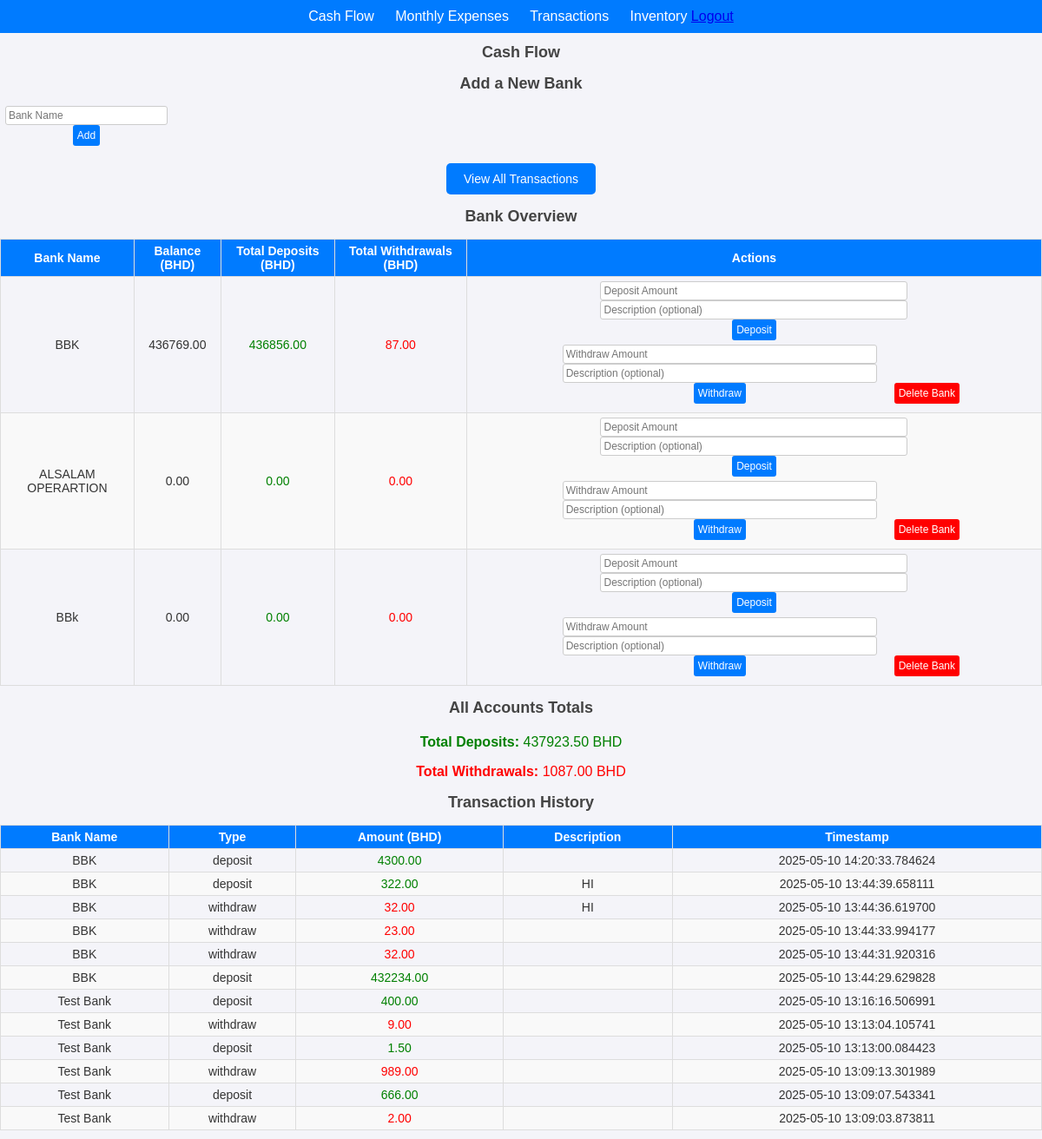
Page /cash_flow (signed in) on the committed database.
### app.py (models this page shows)
class Bank(db.Model):
    id = db.Column(db.Integer, primary_key=True)
    name = db.Column(db.String(100), unique=True, nullable=False)
    balance = db.Column(db.Float, nullable=False, default=0.0)
    user_id = db.Column(db.Integer, db.ForeignKey('user.id'), nullable=False)
    transactions = db.relationship(
        "Transaction",
        backref="bank",
        cascade="all, delete-orphan",  # Enable cascade delete
        lazy=True
    )

class Transaction(db.Model):
    id = db.Column(db.Integer, primary_key=True)
    type = db.Column(db.String(20), nullable=False)
    amount = db.Column(db.Float, nullable=False)
    description = db.Column(db.String(200))
    timestamp = db.Column(db.DateTime, nullable=False, default=datetime.utcnow)
    user_id = db.Column(db.Integer, db.ForeignKey('user.id'), nullable=False)
    bank_id = db.Column(db.Integer, db.ForeignKey('bank.id'), nullable=True)
    expense_id = db.Column(
        db.Integer, db.ForeignKey('expense.id'), nullable=True)

### app.py (the view, shortened to what this page needs)
@app.route("/cash_flow", methods=["GET", "POST"])
def cash_flow():
    user_id = session.get("user_id")
    if not user_id:
        flash("You must be logged in to perform this action.", "error")
        return redirect(url_for("login"))
    banks = Bank.query.filter_by(user_id=user_id).all()
    transactions = Transaction.query.filter_by(user_id=user_id).order_by(
        Transaction.timestamp.desc()).all()
    transactions_with_bank_name = [
        {
            "bank_name": transaction.bank.name,
            "type": transaction.type,
            "amount": transaction.amount,
            "description": transaction.description,
            "timestamp": transaction.timestamp
        }
        for transaction in transactions
    ]
    bank_totals = {}
    for transaction in transactions:
        if transaction.bank.name not in bank_totals:
            bank_totals[transaction.bank.name] = {
                "deposits": 0.0, "withdrawals": 0.0}
        if transaction.type == "deposit":
            bank_totals[transaction.bank.name]["deposits"] += transaction.amount
        elif transaction.type == "withdraw":
            bank_totals[transaction.bank.name]["withdrawals"] += transaction.amount
    total_deposits = sum(t.amount for t in transactions if t.type == "deposit")
    total_withdrawals = sum(
        t.amount for t in transactions if t.type == "withdraw")
    return render_template(
        "cash_flow.html",
        banks=banks,
        transactions=transactions_with_bank_name,
        total_deposits=total_deposits,
        total_withdrawals=total_withdrawals,
        bank_totals=bank_totals
    )

### app.py (called while the page is built)
@app.before_request
def require_login():
    allowed_routes = ["login", "signup",
                      "logout", "init_db", "set_default_bank"]
    if "user" not in session and request.endpoint not in allowed_routes:
        return redirect(url_for("login"))

### templates/cash_flow.html (shortened to what this page needs)
<!DOCTYPE html>
<html lang="en">
<head>
</head>
<body>
    <nav style="background-color: #007BFF; padding: 10px; text-align: center;">
        <a href="{{ url_for('cash_flow') }}" style="color: white; text-decoration: none; margin-right: 20px;">Cash
            Flow</a>
        <a href="{{ url_for('monthly_expenses') }}"
            style="color: white; text-decoration: none; margin-right: 20px;">Monthly Expenses</a>
        <a href="{{ url_for('transactions') }}"
            style="color: white; text-decoration: none; margin-right: 20px;">Transactions</a>
        <a href="{{ url_for('inventory_page') }}" style="color: white; text-decoration: none;">Inventory</a>
        <a href="{{ url_for('logout') }}" class="btn btn-danger">Logout</a>
    </nav>
    <h1>Cash Flow</h1>
    <h2>Add a New Bank</h2>
    <form method="POST" style="text-align: center;">
        <input type="text" name="new_bank_name" placeholder="Bank Name" required>
        <button type="submit">Add</button>
    </form>
    <div style="text-align: center; margin-top: 20px;">
        <a href="{{ url_for('transactions') }}">
            <button
                style="background-color: #007BFF; color: white; border: none; padding: 10px 20px; border-radius: 5px; cursor: pointer; font-size: 14px;">
                View All Transactions
            </button>
        </a>
    </div>
    <h2>Bank Overview</h2>
    <table>
        <thead>
            <tr>
                <th>Bank Name</th>
                <th>Balance (BHD)</th>
                <th>Total Deposits (BHD)</th>
                <th>Total Withdrawals (BHD)</th>
                <th>Actions</th>
            </tr>
        </thead>
        <tbody>
            {% for bank in banks %}
            <tr>
                <td>{{ bank.name }}</td>
                <td>{{ "%.2f" | format(bank.balance) }}</td>
                <td style="color: green;">{{ "%.2f" | format(bank_totals[bank.name].deposits) if bank.name in
                    bank_totals else "0.00" }}</td>
                <td style="color: red;">{{ "%.2f" | format(bank_totals[bank.name].withdrawals) if bank.name in
                    bank_totals else "0.00" }}</td>
                <td>
                    <form method="POST" style="margin-bottom: 5px;">
                        <input type="number" name="amount" placeholder="Deposit Amount" step="0.01" required>
                        <input type="text" name="description" placeholder="Description (optional)">
                        <button type="submit">Deposit</button>
                    </form>
                    <form method="POST" style="margin-bottom: 5px;">
                        <input type="number" name="amount" placeholder="Withdraw Amount" step="0.01" required>
                        <input type="text" name="description" placeholder="Description (optional)">
                        <button type="submit">Withdraw</button>
                    </form>
                    <form method="POST" style="margin-bottom: 5px;">
                        <button type="submit" style="background-color: red;">Delete Bank</button>
                    </form>
                </td>
            </tr>
            {% endfor %}
        </tbody>
    </table>
    <h2>All Accounts Totals</h2>
    <div style="text-align: center; margin-top: 20px;">
        <p style="color: green;"><strong>Total Deposits:</strong> {{ "%.2f" | format(total_deposits) }} BHD</p>
        <p style="color: red;"><strong>Total Withdrawals:</strong> {{ "%.2f" | format(total_withdrawals) }} BHD</p>
    </div>
    <h2>Transaction History</h2>
    <table>
        <thead>
            <tr>
                <th>Bank Name</th>
                <th>Type</th>
                <th>Amount (BHD)</th>
                <th>Description</th>
                <th>Timestamp</th>
            </tr>
        </thead>
        <tbody>
            {% for transaction in transactions %}
            <tr>
                <td>{{ transaction.bank_name }}</td>
                <td>{{ transaction.type }}</td>
                <td
                    style="color: {% if transaction.type == 'deposit' %}green{% elif transaction.type == 'withdraw' %}red{% else %}black{% endif %};">
                    {{ "%.2f" | format(transaction.amount) }}
                </td>
                <td>{{ transaction.description }}</td>
                <td>{{ transaction.timestamp }}</td>
            </tr>
            {% endfor %}
        </tbody>
    </table>
</body>
</html>

### templates/cash_flow.html (style rules this page uses)
body { font-family: Arial, sans-serif; margin: 0; padding: 0; background-color: #f4f4f9; color: #333; }
h1, h2 { text-align: center; color: #444; font-size: 18px; }
table { width: 100%; border-collapse: collapse; margin: 10px 0; font-size: 14px; }
th, td { border: 1px solid #ddd; padding: 5px; text-align: center; }
th { background-color: #007BFF; color: white; }
tr:nth-child(even) { background-color: #f9f9f9; }
button { background-color: #007BFF; color: white; border: none; padding: 5px; border-radius: 3px; cursor: pointer; font-size: 12px; }
input[type="number"], input[type="text"], select { padding: 3px; font-size: 12px; border: 1px solid #ccc; border-radius: 3px; width: 90%; }
form { display: inline-block; }

### rows in the picture
Bank: name "BBK", balance "436769.00", name "436856.00", name "87.00"
Bank: name "ALSALAM OPERARTION", balance "0.00", name "0.00"
Bank: name "BBk", balance "0.00", name "0.00"
Transaction: amount "4300.00"
Transaction: amount "322.00"
Transaction: amount "32.00"
Transaction: amount "23.00"
Transaction: amount "32.00"
Transaction: amount "432234.00"
Transaction: amount "400.00"
Transaction: amount "9.00"
Transaction: amount "1.50"
Transaction: amount "989.00"
Transaction: amount "666.00"
Transaction: amount "2.00"

### other values in the picture
{{ "%.2f" | format(total_deposits) }} "437923.50"
{{ "%.2f" | format(total_withdrawals) }} "1087.00"
